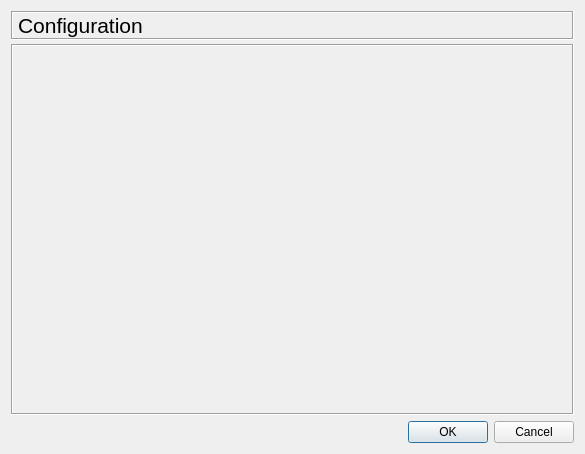
<?xml version="1.0" encoding="UTF-8"?>
<ui version="4.0">
 <class>configurationDialog</class>
 <widget class="QDialog" name="configurationDialog">
  <property name="geometry">
   <rect>
    <x>0</x>
    <y>0</y>
    <width>585</width>
    <height>454</height>
   </rect>
  </property>
  <property name="windowTitle">
   <string>Configuration</string>
  </property>
  <property name="modal">
   <bool>true</bool>
  </property>
  <layout class="QGridLayout">
   <item row="0" column="0">
    <widget class="QSplitter" name="splitter">
     <property name="orientation">
      <enum>Qt::Horizontal</enum>
     </property>
     <widget class="QWidget" name="verticalLayout">
      <layout class="QVBoxLayout">
       <property name="spacing">
        <number>4</number>
       </property>
       <property name="margin">
        <number>0</number>
       </property>
       <item>
        <widget class="QLabel" name="uiTitleLabel">
         <property name="font">
          <font>
           <pointsize>16</pointsize>
          </font>
         </property>
         <property name="frameShape">
          <enum>QFrame::Box</enum>
         </property>
         <property name="frameShadow">
          <enum>QFrame::Sunken</enum>
         </property>
         <property name="text">
          <string>Configuration</string>
         </property>
         <property name="textFormat">
          <enum>Qt::PlainText</enum>
         </property>
        </widget>
       </item>
       <item>
        <widget class="QStackedWidget" name="uiConfigStackedWidget">
         <property name="sizePolicy">
          <sizepolicy hsizetype="Expanding" vsizetype="Expanding">
           <horstretch>0</horstretch>
           <verstretch>0</verstretch>
          </sizepolicy>
         </property>
         <property name="frameShape">
          <enum>QFrame::Box</enum>
         </property>
         <property name="frameShadow">
          <enum>QFrame::Sunken</enum>
         </property>
         <property name="currentIndex">
          <number>0</number>
         </property>
         <widget class="QWidget" name="uiEmptyPageWidget">
          <layout class="QVBoxLayout">
           <property name="spacing">
            <number>0</number>
           </property>
           <property name="leftMargin">
            <number>0</number>
           </property>
           <property name="topMargin">
            <number>4</number>
           </property>
           <property name="rightMargin">
            <number>0</number>
           </property>
           <property name="bottomMargin">
            <number>0</number>
           </property>
          </layout>
         </widget>
        </widget>
       </item>
      </layout>
     </widget>
    </widget>
   </item>
   <item row="1" column="0">
    <widget class="QDialogButtonBox" name="uiButtonBox">
     <property name="orientation">
      <enum>Qt::Horizontal</enum>
     </property>
     <property name="standardButtons">
      <set>QDialogButtonBox::Cancel|QDialogButtonBox::Ok</set>
     </property>
    </widget>
   </item>
  </layout>
 </widget>
 <resources>
  <include location="../../resources/resources.qrc"/>
 </resources>
 <connections/>
</ui>
